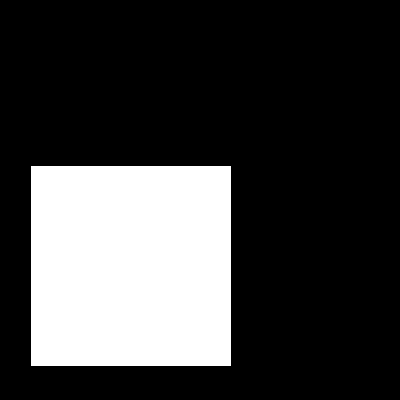
#> input picture Image Processing 2/cv4/data2/pvi_cv04_im03.png, 400 x 400 px; its folder holds only this picture in this run
$ python edge_detection.py
#> lines starting #> are read from the running program, lines starting #| are printed output that depends on the picture; after the words box and inside, x2 and y2 are one past the last pixel; in counts of white or black regions, pixels touching at a corner belong together
import os
import cv2 as cv
import matplotlib.pyplot as plt
import numpy as np

def detect_edges(folder: str):
    """
    Uses canny edge detector to detect edges in image
    """
#> called with folder = 'data2'
    images = os.listdir(folder)

    plt.figure("Edge detection")
    plt.subplots_adjust(wspace=0.5)
    plot_index = 1

    for image in images:
        # Reads image and detects edges
        image_path = os.path.join(folder, image)
        image_gr = cv.imread(image_path, cv.IMREAD_GRAYSCALE)
#> image_gr: shape (400, 400); 25% white; 1 white region, box (x1, y1, x2, y2) and area: (31, 166, 231, 366) 40000
        image_edge = cv.Canny(image_gr, 100, 256)
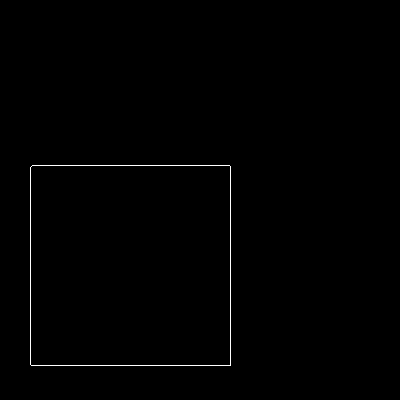
#> image_edge: shape (400, 400); 0.5% white in thin lines or dots, all inside (x1, y1, x2, y2) = (30, 165, 231, 366)

        # Converts to a binary mask (0 or 1)
        binary_gr = cv.threshold(image_gr, 180, 255, cv.THRESH_BINARY)[1] > 0
        binary_edge = cv.threshold(image_edge, 180, 255, cv.THRESH_BINARY)[1] > 0

        # Plot image mask
        plt.subplot(2, len(images), plot_index)
        plt.imshow(binary_gr, cmap='jet')
        plt.title(np.sum(binary_gr))
        plt.colorbar()

        # Plot edge mask
        plt.subplot(2, len(images), plot_index+len(images))
        plt.imshow(binary_edge, cmap='jet')
        plt.title(np.sum(binary_edge))
        plt.colorbar()

        plot_index +=1

    plt.show()
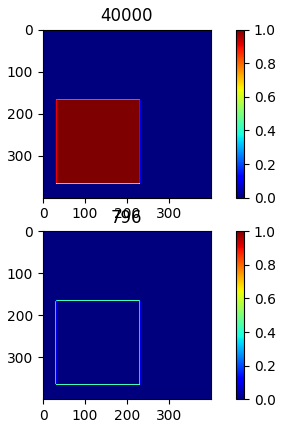
#> figure drawn by matplotlib, 4 panels


if __name__ == "__main__":
    data_folder = os.path.join("data2")
    detect_edges(data_folder)

$ run again, on Image Processing 2/cv4/data2/pvi_cv04_im06.png
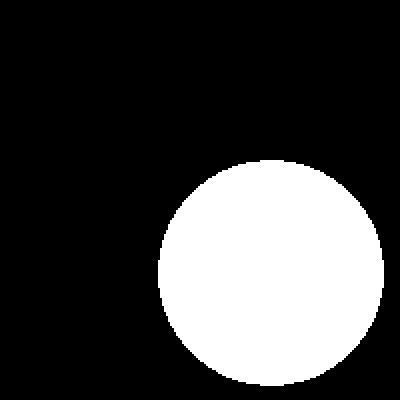
#> input picture Image Processing 2/cv4/data2/pvi_cv04_im06.png, 400 x 400 px
#> image_gr: shape (400, 400); 25% white; 1 white region, box (x1, y1, x2, y2) and area: (158, 160, 384, 386) 40000
#> in detect_edges, `image_edge = cv.Canny(image_gr, 100, 256)`:
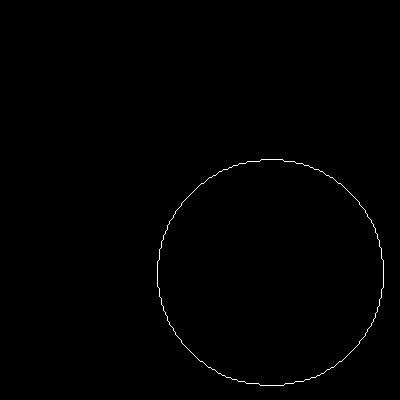
#> image_edge: shape (400, 400); 0.4% white in thin lines or dots, all inside (x1, y1, x2, y2) = (157, 159, 384, 386)
#> in detect_edges, `plt.show()`:
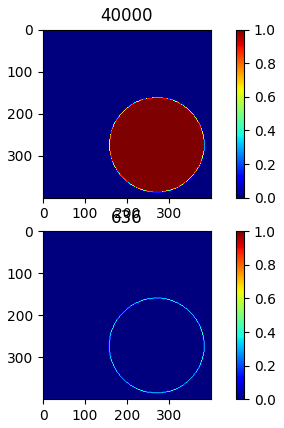
#> figure drawn by matplotlib, 4 panels
